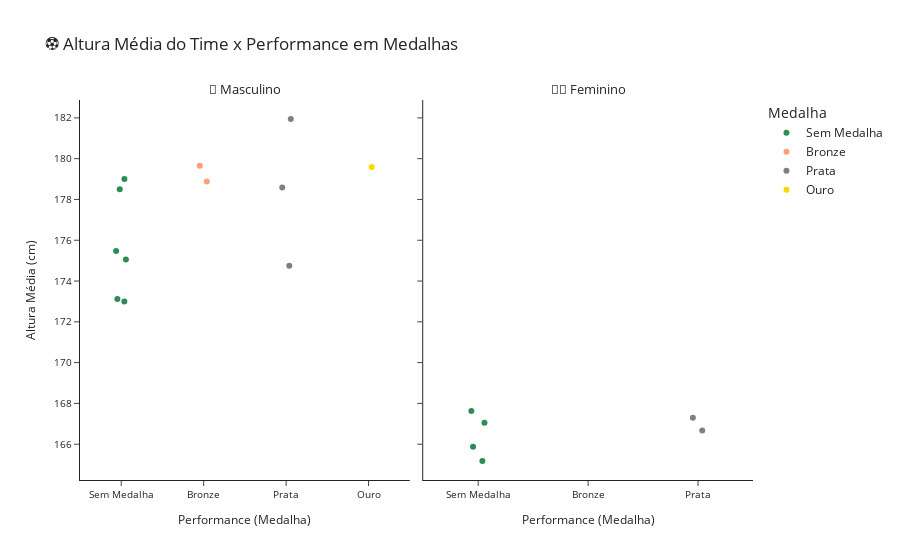

The notebook cell this image was saved under:
### Markdown cell above
#### Análise por Time

### Code cell
# Filtrando o DataFrame para plotar o gráfico do esporte analisado por equipe
df_brazil_for_sport_plotting_grouped = df_brazil_for_plotting_grouped[df_brazil_for_plotting_grouped['Sport'] 
                                                                      == analyzed_sport]

# Plotando gráfico
fig = px.strip(data_frame=df_brazil_for_sport_plotting_grouped, x='Medalha', y='Height', 
               color='Medalha', 
               facet_col='Sex',
               hover_data=teams_chosen_columns_for_hover,
               category_orders=category_orders,
               color_discrete_map=color_info,
               title='⚽️ Altura Média do Time x Performance em Medalhas')

# Customizando gráfico
fig.update_traces(hovertemplate='Jogos: %{customdata[1]}, %{customdata[0]}.<br>'
                                'Altura média do time: %{y:.0f}cm.<br><extra></extra>')

fig.update_layout(yaxis=dict(tickfont_size=10, 
                             title=dict(font_size=12, 
                                        text='Altura Média (cm)')))

fig.update_xaxes(matches=None,
                 tickfont_size=10, 
                 title=dict(font_size=12, 
                            text='Performance (Medalha)'))

fig.for_each_annotation(lambda annotation: annotation.update(text='👨 Masculino', font_size=13) 
                        if annotation.text.split("=")[-1] == 'M' 
                        else annotation.update(text='🙎♀️ Feminino', font_size=13))

# Apresentando gráfico
fig.show()

### Figure 1 — Plotly figure (JSON) as saved in the notebook; plotly's stock layout.template omitted (floating-point values rounded to 4 significant figures)
{"data": [{"alignmentgroup": "True", "boxpoints": "all", "customdata": [[1952, "Helsinki", "M", "Football", "Football Men's Football", 69440.0, 20.73, null], [1960, "Roma", "M", "Football", "Football Men's Football", 56120.0, 20.14, null], [1964, "Tokyo", "M", "Football", "Football Men's Football", 72980.0, 20.25, null], [1968, "Mexico City", "M", "Football", "Football Men's Football", 56780.0, 20.25, 68.5], [1972, "Munich", "M", "Football", "Football Men's Football", 69997, 19.47, 70.06], [1976, "Montreal", "M", "Football", "Football Men's Football", 56410.0, 21.06, 71.24], [2000, "Sydney", "M", "Football", "Football Men's Football", 45110.0, 21.44, 75.94]], "fillcolor": "rgba(255,255,255,0)", "hoveron": "points", "hovertemplate": "Jogos: %{customdata[1]}, %{customdata[0]}.<br>Altura média do time: %{y:.0f}cm.<br><extra></extra>", "legendgroup": "Sem Medalha", "line": {"color": "rgba(255,255,255,0)"}, "marker": {"color": "seagreen"}, "name": "Sem Medalha", "offsetgroup": "Sem Medalha", "orientation": "v", "pointpos": 0, "showlegend": true, "type": "box", "x": ["Sem Medalha", "Sem Medalha", "Sem Medalha", "Sem Medalha", "Sem Medalha", "Sem Medalha", "Sem Medalha"], "x0": " ", "xaxis": "x", "y": [179, 173, null, 173.1, 175.5, 175.1, 178.5], "y0": " ", "yaxis": "y"}, {"alignmentgroup": "True", "boxpoints": "all", "customdata": [[1996, "Atlanta", "F", "Football", "Football Women's Football", 80240.0, 26.81, 58.88], [2000, "Sydney", "F", "Football", "Football Women's Football", 76670, 23.06, 59.94], [2012, "London", "F", "Football", "Football Women's Football", 45190.0, 27.19, 60.4], [2016, "Rio de Janeiro", "F", "Football", "Football Women's Football", 49140.0, 27.06, 59.78]], "fillcolor": "rgba(255,255,255,0)", "hoveron": "points", "hovertemplate": "Jogos: %{customdata[1]}, %{customdata[0]}.<br>Altura média do time: %{y:.0f}cm.<br><extra></extra>", "legendgroup": "Sem Medalha", "line": {"color": "rgba(255,255,255,0)"}, "marker": {"color": "seagreen"}, "name": "Sem Medalha", "offsetgroup": "Sem Medalha", "orientation": "v", "pointpos": 0, "showlegend": false, "type": "box", "x": ["Sem Medalha", "Sem Medalha", "Sem Medalha", "Sem Medalha"], "x0": " ", "xaxis": "x2", "y": [165.9, 165.2, 167.6, 167.1], "y0": " ", "yaxis": "y2"}, {"alignmentgroup": "True", "boxpoints": "all", "customdata": [[1996, "Atlanta", "M", "Football", "Football Men's Football", 63570.0, 22.82, 74.29], [2008, "Beijing", "M", "Football", "Football Men's Football", 68820.0, 21.88, 74.29]], "fillcolor": "rgba(255,255,255,0)", "hoveron": "points", "hovertemplate": "Jogos: %{customdata[1]}, %{customdata[0]}.<br>Altura média do time: %{y:.0f}cm.<br><extra></extra>", "legendgroup": "Bronze", "line": {"color": "rgba(255,255,255,0)"}, "marker": {"color": "lightsalmon"}, "name": "Bronze", "offsetgroup": "Bronze", "orientation": "v", "pointpos": 0, "showlegend": true, "type": "box", "x": ["Bronze", "Bronze"], "x0": " ", "xaxis": "x", "y": [178.9, 179.6], "y0": " ", "yaxis": "y"}, {"alignmentgroup": "True", "boxpoints": "all", "customdata": [[1984, "Los Angeles", "M", "Football", "Football Men's Football", 59460.0, 22.81, 73.17], [1988, "Seoul", "M", "Football", "Football Men's Football", 47900.0, 24.38, 71.44], [2012, "London", "M", "Football", "Football Men's Football", 65920.0, 21.94, 74.65]], "fillcolor": "rgba(255,255,255,0)", "hoveron": "points", "hovertemplate": "Jogos: %{customdata[1]}, %{customdata[0]}.<br>Altura média do time: %{y:.0f}cm.<br><extra></extra>", "legendgroup": "Prata", "line": {"color": "rgba(255,255,255,0)"}, "marker": {"color": "grey"}, "name": "Prata", "offsetgroup": "Prata", "orientation": "v", "pointpos": 0, "showlegend": true, "type": "box", "x": ["Prata", "Prata", "Prata"], "x0": " ", "xaxis": "x", "y": [178.6, 174.8, 181.9], "y0": " ", "yaxis": "y"}, {"alignmentgroup": "True", "boxpoints": "all", "customdata": [[2004, "Athina", "F", "Football", "Football Women's Football", 58710.0, 23.59, 61.18], [2008, "Beijing", "F", "Football", "Football Women's Football", 58680.0, 24.94, 60.33]], "fillcolor": "rgba(255,255,255,0)", "hoveron": "points", "hovertemplate": "Jogos: %{customdata[1]}, %{customdata[0]}.<br>Altura média do time: %{y:.0f}cm.<br><extra></extra>", "legendgroup": "Prata", "line": {"color": "rgba(255,255,255,0)"}, "marker": {"color": "grey"}, "name": "Prata", "offsetgroup": "Prata", "orientation": "v", "pointpos": 0, "showlegend": false, "type": "box", "x": ["Prata", "Prata"], "x0": " ", "xaxis": "x2", "y": [167.3, 166.7], "y0": " ", "yaxis": "y2"}, {"alignmentgroup": "True", "boxpoints": "all", "customdata": [[2016, "Rio de Janeiro", "M", "Football", "Football Men's Football", 87560.0, 22.41, 71.94]], "fillcolor": "rgba(255,255,255,0)", "hoveron": "points", "hovertemplate": "Jogos: %{customdata[1]}, %{customdata[0]}.<br>Altura média do time: %{y:.0f}cm.<br><extra></extra>", "legendgroup": "Ouro", "line": {"color": "rgba(255,255,255,0)"}, "marker": {"color": "gold"}, "name": "Ouro", "offsetgroup": "Ouro", "orientation": "v", "pointpos": 0, "showlegend": true, "type": "box", "x": ["Ouro"], "x0": " ", "xaxis": "x", "y": [179.6], "y0": " ", "yaxis": "y"}], "layout": {"annotations": [{"font": {"size": 13}, "showarrow": false, "text": "👨 Masculino", "x": 0.245, "xanchor": "center", "xref": "paper", "y": 1, "yanchor": "bottom", "yref": "paper"}, {"font": {"size": 13}, "showarrow": false, "text": "🙎♀️ Feminino", "x": 0.755, "xanchor": "center", "xref": "paper", "y": 1, "yanchor": "bottom", "yref": "paper"}], "boxmode": "overlay", "legend": {"title": {"text": "Medalha"}, "tracegroupgap": 0}, "title": {"text": "⚽️ Altura Média do Time x Performance em Medalhas"}, "xaxis": {"anchor": "y", "categoryarray": ["Sem Medalha", "Bronze", "Prata", "Ouro"], "categoryorder": "array", "domain": [0, 0.49], "tickfont": {"size": 10}, "title": {"font": {"size": 12}, "text": "Performance (Medalha)"}}, "xaxis2": {"anchor": "y2", "categoryarray": ["Sem Medalha", "Bronze", "Prata", "Ouro"], "categoryorder": "array", "domain": [0.51, 1], "tickfont": {"size": 10}, "title": {"font": {"size": 12}, "text": "Performance (Medalha)"}}, "yaxis": {"anchor": "x", "domain": [0, 1], "tickfont": {"size": 10}, "title": {"font": {"size": 12}, "text": "Altura Média (cm)"}}, "yaxis2": {"anchor": "x2", "domain": [0, 1], "matches": "y", "showticklabels": false}}}
